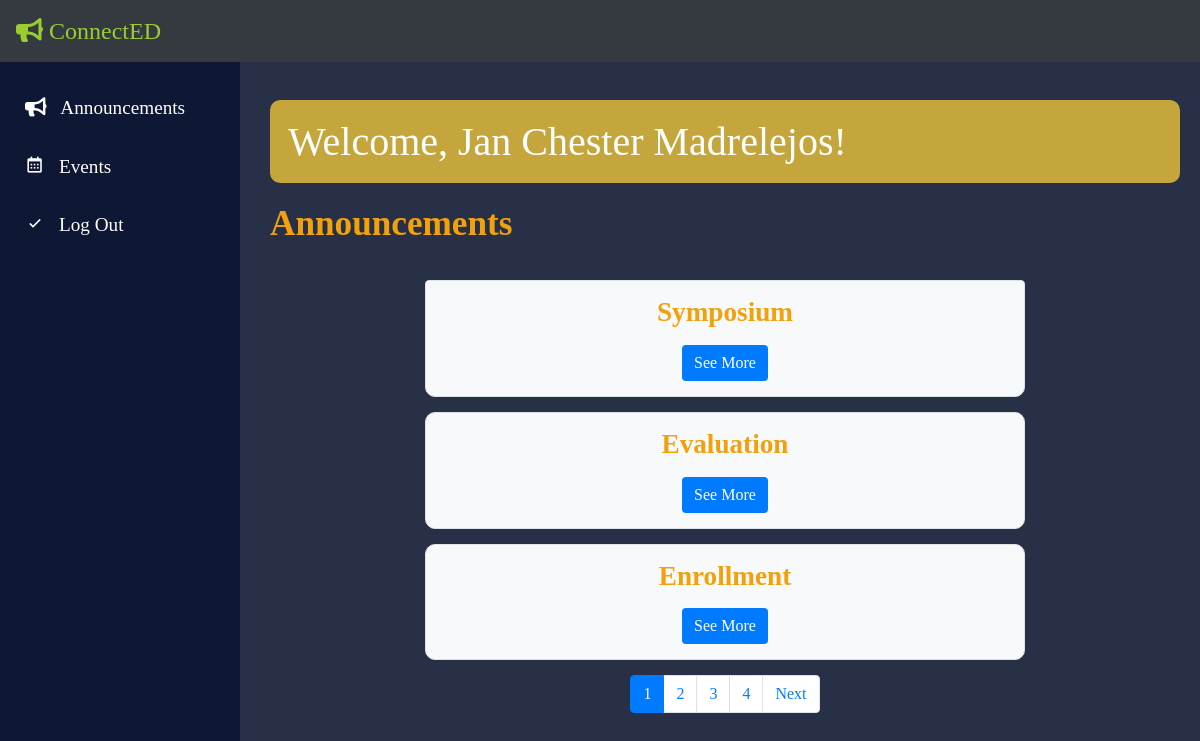
/dashboard.php (signed in), run on the app's committed database.
### tables this page shows
CREATE TABLE `users` (
  `id` int(11) UNSIGNED NOT NULL,
  `student_id` varchar(50) NOT NULL,
  `name` varchar(255) NOT NULL,
  `password` varchar(255) NOT NULL,
  `course` varchar(50) NOT NULL,
  `year` int(4) NOT NULL,
  `section` varchar(10) NOT NULL
);

CREATE TABLE `announcements` (
  `id` int(11) UNSIGNED NOT NULL,
  `name` varchar(255) NOT NULL,
  `date` date NOT NULL,
  `time` time NOT NULL,
  `location` varchar(255) NOT NULL,
  `about` text NOT NULL,
  `posted_by` varchar(255) NOT NULL,
  `specific_type` varchar(50) NOT NULL,
  `course` varchar(50) DEFAULT NULL,
  `year` int(4) DEFAULT NULL,
  `section` varchar(10) DEFAULT NULL,
  `created_at` timestamp NOT NULL DEFAULT current_timestamp()
);

### dashboard.php (the view, shortened to what this page needs)
<?php
$servername = "localhost";
$username = "connected";
$password = "Connected_1";
$dbname = "devapp";
$conn = new mysqli($servername, $username, $password, $dbname);
if(isset($_SESSION['username'])) {
    $username = $_SESSION['username'];
    $stmt = $conn->prepare("SELECT name, course FROM users WHERE student_id = ?");
    $stmt->bind_param("s", $username);
    $stmt->execute();
    $result = $stmt->get_result();
    if ($result->num_rows == 1) {
        $user = $result->fetch_assoc();
        $welcome_message = "Welcome, " . htmlspecialchars($user['name']) . "!";
        $user_course = $user['course'];
    } else {
        $welcome_message = "Welcome to the Announcements";
    }
} else {
    header("Location: login.php");
    exit();
}
$results_per_page = 3;
$page = isset($_GET['page']) ? (int)$_GET['page'] : 1;
$offset = ($page - 1) * $results_per_page;
$sql_total = "SELECT COUNT(*) FROM announcements WHERE (specific_type = 'general' OR course = ?)";
$stmt_total = $conn->prepare($sql_total);
$stmt_total->bind_param("s", $user_course);
$stmt_total->execute();
$stmt_total->bind_result($total_results);
$total_pages = ceil($total_results / $results_per_page);
$sql = "SELECT id, name, date, time, location, about, posted_by, specific_type FROM announcements WHERE (specific_type = 'general' OR course = ?) LIMIT ? OFFSET ?";
$stmt = $conn->prepare($sql);
$stmt->bind_param("sii", $user_course, $results_per_page, $offset);
$stmt->execute();
$result = $stmt->get_result();
?>
<!DOCTYPE html>
<html lang="en">
<head>
    <link href="https://stackpath.bootstrapcdn.com/bootstrap/4.5.2/css/bootstrap.min.css" rel="stylesheet">
    <link href='https://unpkg.com/boxicons@2.1.1/css/boxicons.min.css' rel='stylesheet'>
    <link href="https://cdnjs.cloudflare.com/ajax/libs/font-awesome/5.15.4/css/all.min.css" rel="stylesheet">
</head>
<body>
    <nav class="navbar navbar-expand-lg navbar-light bg-dark fixed-top">
        <a class="navbar-brand" href="#">
            <i class='fas fa-bullhorn'></i> ConnectED
        </a>
    </nav>
    <div class="sidebar">
    <a href="#home"><i class='bx bx-home'></i> Home</a>
    <a href="#section1"><i class='fas fa-bullhorn'></i> Announcements</a>
    <a href="events.php"><i class='bx bx-calendar'></i> Events</a>
    <a href="index.php"><i class='bx bx-check'></i> Log Out</a>
</div>
        <a href="index.php"><i class='bx bx-log-out'></i> Log Out</a>
    <div class="main-content">
    <div class="header">
            <h1><?php echo $welcome_message; ?></h1>
        </div>
        <div class="content">
            <h2>Announcements</h2>
            <?php
            if ($result->num_rows > 0) {
                echo '<div class="list-group">';
                while($row = $result->fetch_assoc()) {
                    echo '<div class="list-group-item bg-light text-dark">';
                    echo '<h5>' . htmlspecialchars($row["name"]) . '</h5>';
                    echo '<button type="button" class="btn btn-primary mt-2" data-toggle="modal" data-target="#detailsModal' . $row['id'] . '">See More</button>';
                    echo '</div>';
                }
                echo '</div>';
            } else {
                echo "No announcements found.";
            }
            ?>
        </div>
    </div>
    <?php
    if ($total_results > $results_per_page) {
        echo '<nav>';
        echo '<ul class="pagination justify-content-center">';
        for ($i = 1; $i <= $total_pages; $i++) {
            echo '<li class="page-item ' . ($i == $page ? 'active' : '') . '"><a class="page-link" href="?page=' . $i . '">' . $i . '</a></li>';
        }
        if ($page < $total_pages) {
            echo '<li class="page-item"><a class="page-link" href="?page=' . ($page + 1) . '">Next</a></li>';
        }
        echo '</ul>';
        echo '</nav>';
    }
    ?>
</body>
</html>

### dashboard.php (style rules this page uses)
body { font-family: 'Poppins'; margin: 0; background-color: rgb(40,48,71); color: #f1a10b; }
h1 { margin-bottom: -1px; }
h2 { color: #f1a10b; font-weight: bold; font-size: 2.2rem; }
.navbar { width: 100%; background-color: #333; }
.navbar { color: white !important; }
.navbar-brand { color: yellowgreen !important; font-size: 1.5rem; }
.sidebar { width: 240px; height: 100vh; background-color: #0e1734; position: fixed; top: 0; padding-top: 20px; color: #f1a10b; }
.sidebar a { padding: 15px 25px; text-decoration: none; font-size: 1.2rem; color: white; display: block; transition: background-color 0.3s ease; }
.sidebar a i { margin-right: 10px; }
.main-content { margin-left: 250px; padding: 20px; margin-top: 56px; }
.header { background-color: rgb(197, 166, 61); color: #fff; padding: 18px; border-bottom: 1px solid #ccc; border: none; border-radius: 10px; }
.content { margin-top: 20px; }
.list-group { width: 100%; display: flex; flex-direction: column; align-items: center; margin-top: 30px; }
.list-group-item { background-color: #f8f9fa; border: 1px solid #dee2e6; border-radius: 10px; padding: 15px; margin-top: 5px; margin-bottom: 10px; width: 1000px; height: 25%; max-width: 600px; text-align: center; }
.justify-content-center { margin-top: -15px; margin-left: 250px; }
h5 { color: #f1a10b; font-weight: bold; font-size: 1.7rem; }
.btn { border: none; }

### data on the page
users: name "Welcome, Jan Chester Madrelejos!"
announcements: name "Symposium"
announcements: name "Evaluation"
announcements: name "Enrollment"
